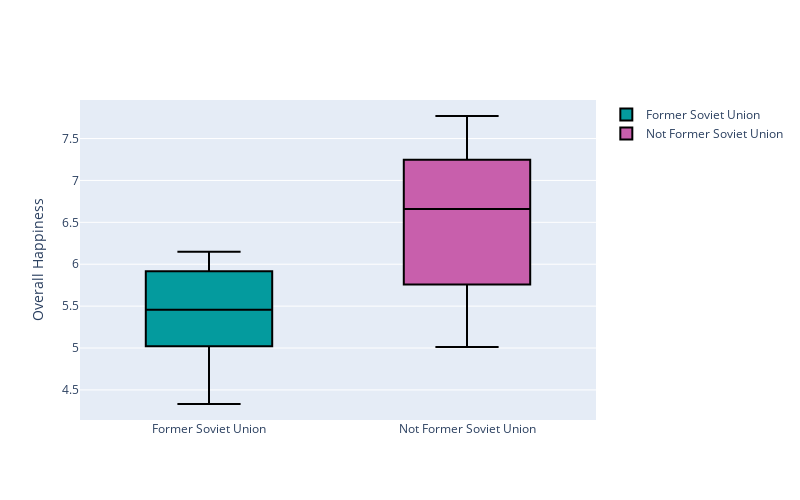

Notebook cell for this chart:
### Markdown cell above
## Ex-soviet States

### Code cell
import plotly.graph_objects as go

ex_soviet_states = ["Belarus", "Estonia", "Latvia", "Lithuania", "Moldova", "Russia", "Ukraine", "Bosnia and Herzegovina", "Albania"]

data['Ex-Soviet State'] = data['Country'].isin(ex_soviet_states)
data['Ex-Soviet State'] = data['Ex-Soviet State'].apply(lambda x: 'True' if x else 'False')

ex = data[data['Ex-Soviet State'] == "True"]
non_ex = data[data['Ex-Soviet State'] == "False"]

fig = go.Figure()

fig.add_trace(go.Box(
    y=ex["Overall Happiness"],
    name="Former Soviet Union",
    fillcolor="#049b9e", 
    line_color="black",
))

fig.add_trace(go.Box(
    y=non_ex["Overall Happiness"],
    name="Not Former Soviet Union",
    fillcolor="#c85fac",  
    line_color="black",  
))

fig.update_layout(
    yaxis_title="Overall Happiness",
    width=800,
    height=500,
)

fig.show()

### Figure 1 — Plotly figure (JSON) as saved in the notebook; plotly's stock layout.template omitted (floating-point values rounded to 4 significant figures)
{"data": [{"fillcolor": "#049b9e", "line": {"color": "black"}, "name": "Former Soviet Union", "type": "box", "y": [6.149, 5.893, 5.94, 4.719, 5.529, 5.386, 5.323, 4.332]}, {"fillcolor": "#c85fac", "line": {"color": "black"}, "name": "Not Former Soviet Union", "type": "box", "y": [7.48, 7.6, 7.021, 7.054, 6.726, 6.852, 7.488, 7.769, 7.494, 6.046, 7.09, 6.985, 6.354, 6.07, 7.246, 5.011, 5.693, 7.554, 7.343, 5.523, 6.923, 6.223, 6.592, 5.758, 6.118, 5.432, 6.182, 5.603, 5.287, 5.274]}], "layout": {"height": 500, "width": 800, "yaxis": {"title": {"text": "Overall Happiness"}}}}
